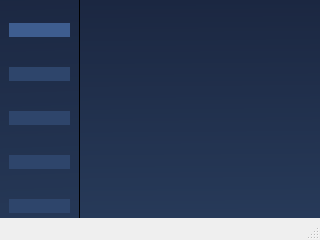
<?xml version="1.0" encoding="UTF-8"?>
<ui version="4.0">
 <class>MainWindow</class>
 <widget class="QMainWindow" name="MainWindow">
  <property name="geometry">
   <rect>
    <x>0</x>
    <y>0</y>
    <width>320</width>
    <height>240</height>
   </rect>
  </property>
  <property name="minimumSize">
   <size>
    <width>320</width>
    <height>240</height>
   </size>
  </property>
  <property name="maximumSize">
   <size>
    <width>320</width>
    <height>240</height>
   </size>
  </property>
  <property name="baseSize">
   <size>
    <width>320</width>
    <height>240</height>
   </size>
  </property>
  <property name="windowTitle">
   <string>MainWindow</string>
  </property>
  <widget class="QWidget" name="centralwidget">
   <property name="layoutDirection">
    <enum>Qt::RightToLeft</enum>
   </property>
   <property name="styleSheet">
    <string notr="true">background-color: qlineargradient(spread:reflect, x1:0.559, y1:1, x2:0.548, y2:0, stop:0 rgba(39, 58, 89, 255), stop:1 rgba(27, 39, 65, 255));</string>
   </property>
   <widget class="QFrame" name="frame">
    <property name="geometry">
     <rect>
      <x>-1</x>
      <y>-11</y>
      <width>81</width>
      <height>261</height>
     </rect>
    </property>
    <property name="frameShape">
     <enum>QFrame::StyledPanel</enum>
    </property>
    <property name="frameShadow">
     <enum>QFrame::Raised</enum>
    </property>
    <layout class="QVBoxLayout" name="verticalLayout">
     <item>
      <widget class="QPushButton" name="pushButton">
       <property name="styleSheet">
        <string notr="true">QPushButton {
background-color: rgb(62, 93, 143);
	border: none;
	border-radius: 10px;
	color: white
}</string>
       </property>
       <property name="text">
        <string/>
       </property>
       <property name="icon">
        <iconset>
         <normaloff>sin___icon.png</normaloff>sin___icon.png</iconset>
       </property>
       <property name="iconSize">
        <size>
         <width>35</width>
         <height>35</height>
        </size>
       </property>
      </widget>
     </item>
     <item>
      <widget class="QPushButton" name="pushButton_2">
       <property name="styleSheet">
        <string notr="true">QPushButton {
	background-color: rgb(46, 69, 107);
	border: none;
	border-radius: 10px;
	color: white
}</string>
       </property>
       <property name="text">
        <string/>
       </property>
       <property name="icon">
        <iconset>
         <normaloff>frequyncy___icon.png</normaloff>frequyncy___icon.png</iconset>
       </property>
       <property name="iconSize">
        <size>
         <width>35</width>
         <height>35</height>
        </size>
       </property>
      </widget>
     </item>
     <item>
      <widget class="QPushButton" name="pushButton_3">
       <property name="styleSheet">
        <string notr="true">QPushButton {
	background-color: rgb(46, 69, 107);
	border: none;
	border-radius: 10px;
	color: white
}</string>
       </property>
       <property name="text">
        <string/>
       </property>
       <property name="icon">
        <iconset>
         <normaloff>temperature_icon.png</normaloff>temperature_icon.png</iconset>
       </property>
       <property name="iconSize">
        <size>
         <width>35</width>
         <height>35</height>
        </size>
       </property>
      </widget>
     </item>
     <item>
      <widget class="QPushButton" name="pushButton_4">
       <property name="styleSheet">
        <string notr="true">QPushButton {
	background-color: rgb(46, 69, 107);
	border: none;
	border-radius: 10px;
	color: white
}</string>
       </property>
       <property name="text">
        <string/>
       </property>
       <property name="icon">
        <iconset>
         <normaloff>clock_icon.png</normaloff>clock_icon.png</iconset>
       </property>
       <property name="iconSize">
        <size>
         <width>35</width>
         <height>35</height>
        </size>
       </property>
      </widget>
     </item>
     <item>
      <widget class="QPushButton" name="pushButton_5">
       <property name="styleSheet">
        <string notr="true">QPushButton {
	background-color: rgb(46, 69, 107);
	border: none;
	border-radius: 10px;
	color: white
}</string>
       </property>
       <property name="text">
        <string/>
       </property>
       <property name="icon">
        <iconset>
         <normaloff>on_of___icon.png</normaloff>on_of___icon.png</iconset>
       </property>
       <property name="iconSize">
        <size>
         <width>45</width>
         <height>45</height>
        </size>
       </property>
      </widget>
     </item>
    </layout>
   </widget>
  </widget>
  <widget class="QStatusBar" name="statusbar"/>
 </widget>
 <resources/>
 <connections/>
</ui>
